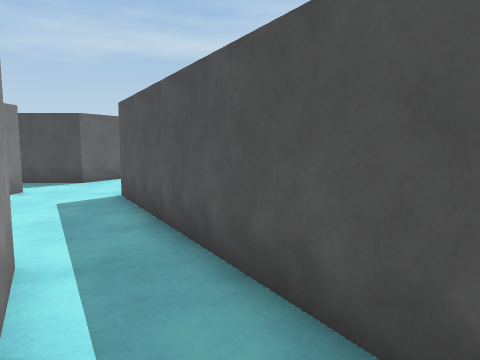
[1] (above)

24 first-person views from a walk through a Unity game level. The camera is 1.4 m above the floor, tilts 6° down and sees 70° across. The floor is counted in squares, 1 m on a side. Each view is taken from the middle of a square. On the plan, view 1 faces up. The plan holds only what a view shows up to about 15 squares ahead; the rest is blank. The place goes on beyond the plan. Some surface patterns are stand-ins.

[2]
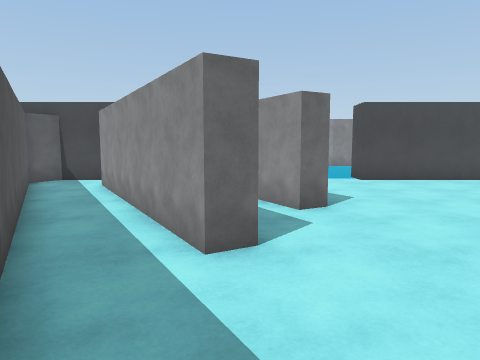

[3]
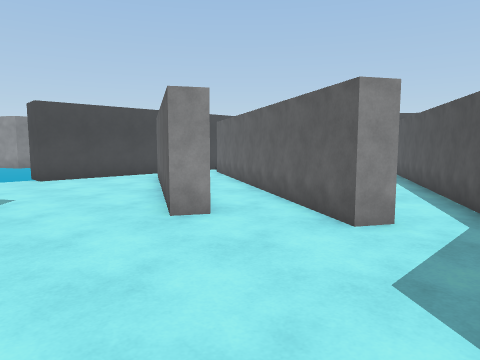

[4]
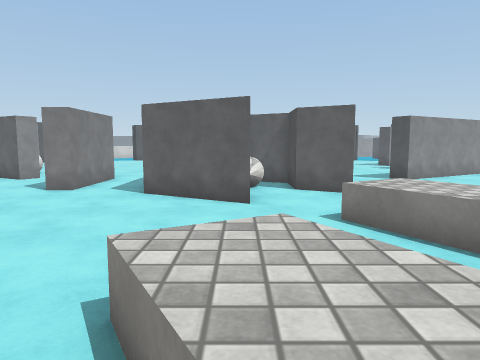

[5]
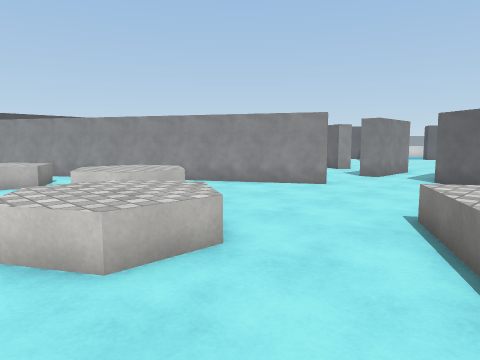

[6]
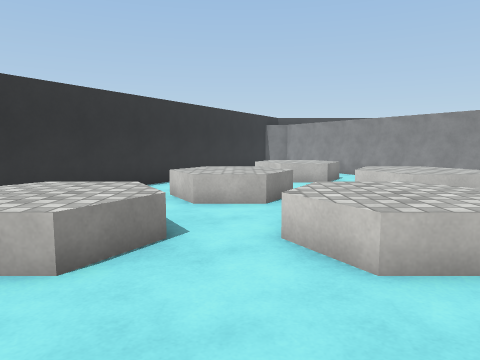

[7]
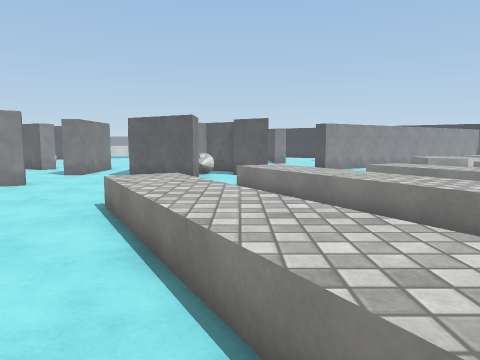

[8]
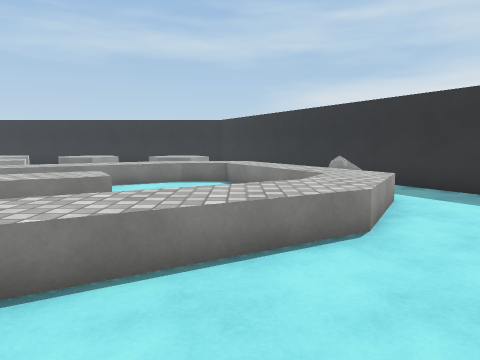

[9]
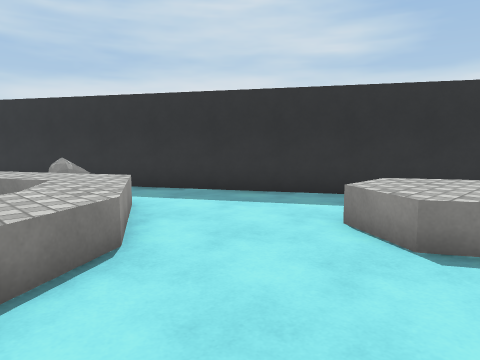

[10]
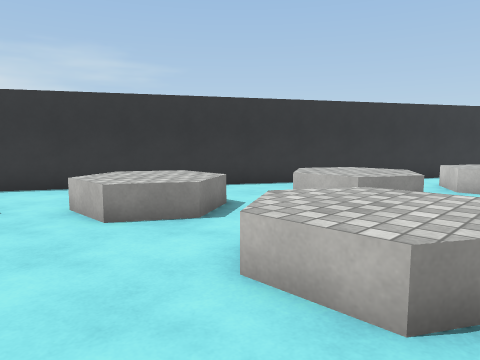

[11]
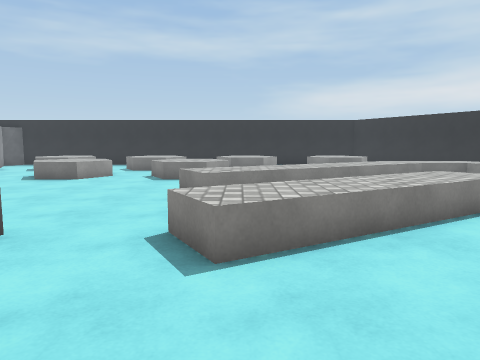

[12]
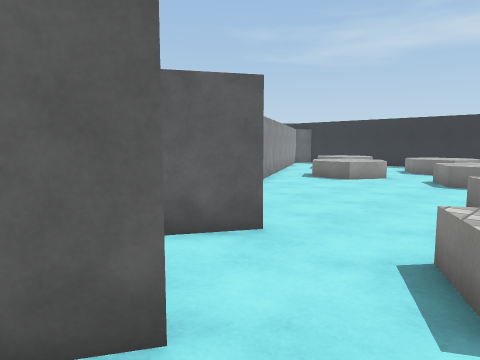

[13]
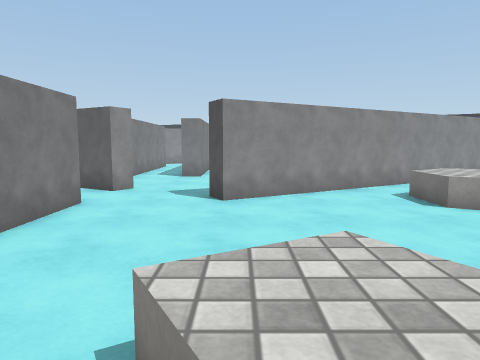

[14]
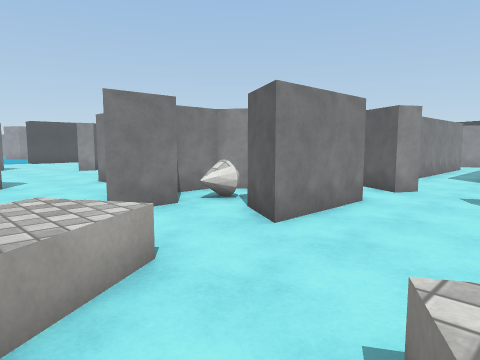

[15]
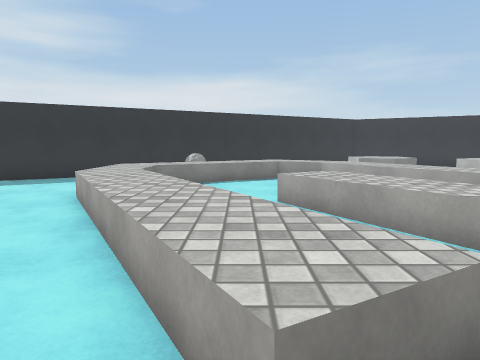

[16]
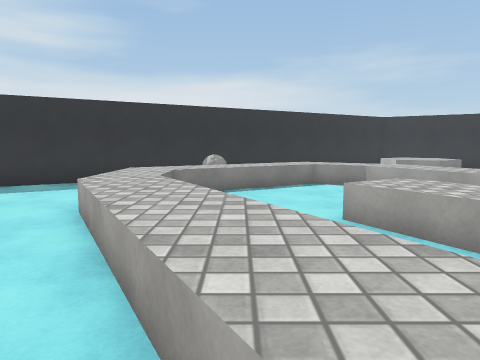

[17]
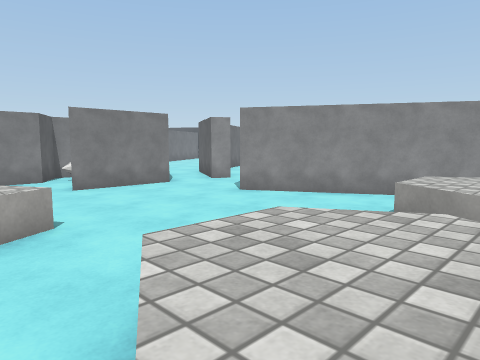

[18]
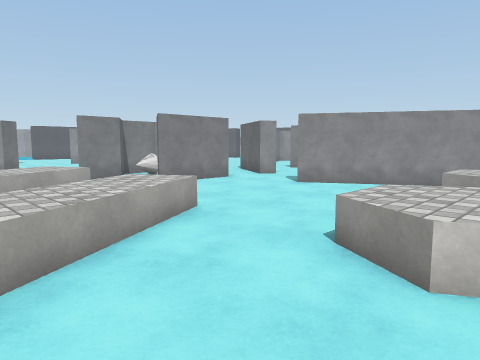

[19]
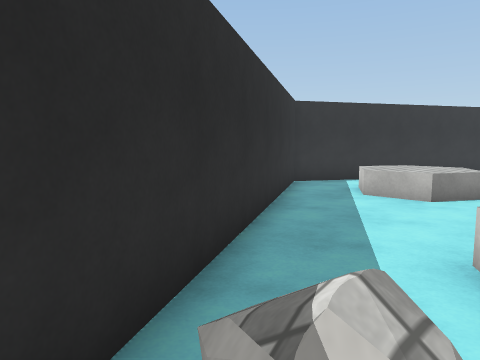

[20]
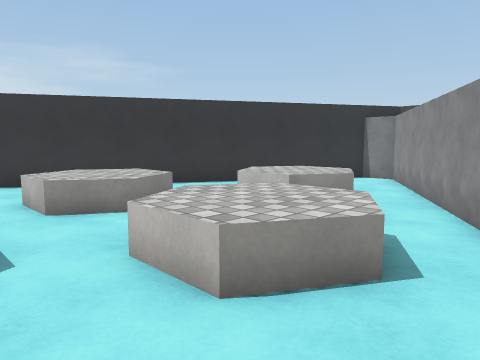

[21]
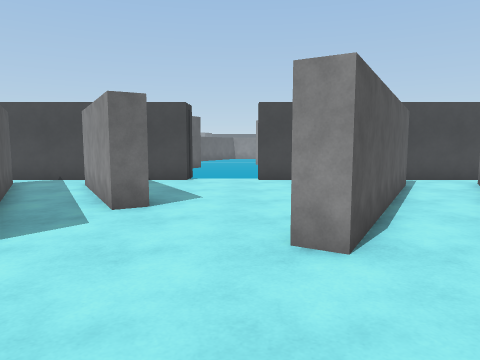

[22]
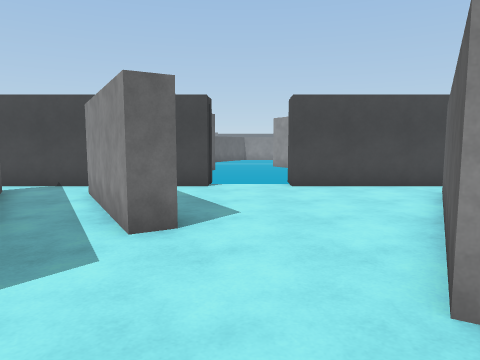

[23]
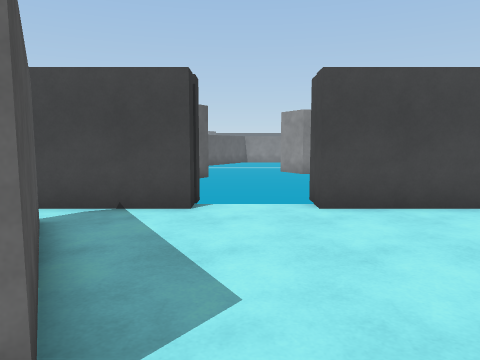

[24]
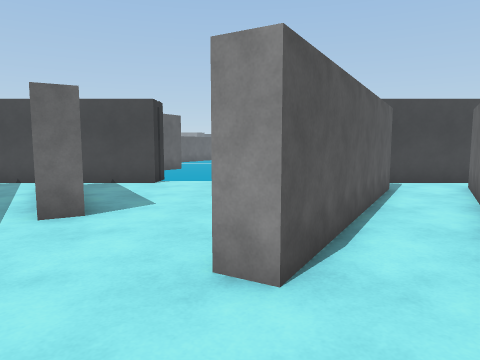

### Floor plan
Key: @ floor where view 1 was taken; # wall or solid block; . floor; = window, fence, low wall or low ledge; ^ raised ledge; O other object.
Columns run from 18 left of view 1 to 16 right of it. Each row starts with its distance up from view 1.
 29           ^..^^^.  . ....
 28      #.^^^^.^^^^..  .....    #
 27      #..^^^..^^^.....^^^^^   #
 26      ##.............^^^^^^^ . #
 25       #...........^^^^...^^ OO##
 24       ##........^^^^^.....^^  .##
 23        ##.....=^^^^.......^^^...#
 22         #......^^.  .^.....^^...##
 21    .............   ^^^^ ...^^=...#
 20   #...............^^^^.   ^^^....##
 19 ................^^^^.   .^^^......#
 18 ......#..####..^^^^.. .^^^^.......#
 17 ###   #. ###....^....^^^^^.....^^..
 16          # O.......^^^^^......^^^^.
 15          # O###....^^^........^^^^.
 14          #####.....=...........^^..
 13           ####....................#
 12           .............^^^..^^^...#
 11         ..............^^^^.^^^^  ##
 10         ####...........^^^..^^^  #
  9            #...##.............  #
  8      ##.........#...^^^...^^....#
  7    ###..........##..^^^=.^^^...##
  6  ###....#........#..^^^..^^^^.##
  5 ##...  ##........##.^^^ ..^^..#
  4 #.    ##..........##.   ..   ##
  3       #..##....##..#...^^^ ..#
  2      ##..#......#..##.^^^^..##
  1      #..##......##..#..^^^..#
  0     ##..#.....#..#@.##..  .##
 -1     #..##.....##.##..#..  ##
 -2    ##.##.......#..##.##.. #
 -3   ##..#........##..#..##.#
 -4   #...#.........#..#...###
 -5   ....................##
 -6   #########...#########
 -7           #...
 -8           ....
 -9           ....

Where each view was taken, in squares from view 1:
view 1: 0 up, 0 right, facing up
view 2: 8 up, 3 left, facing down
view 3: 9 up, 4 left, facing down-left
view 4: 15 up, 4 right, facing left
view 5: 16 up, 8 right, facing down-left
view 6: 16 up, 8 right, facing down
view 7: 17 up, 9 right, facing left
view 8: 13 up, 7 right, facing up
view 9: 14 up, 7 right, facing up-right
view 10: 15 up, 4 right, facing down-right
view 11: 13 up, 2 left, facing up
view 12: 14 up, 2 left, facing up-left
view 13: 22 up, 1 left, facing left
view 14: 22 up, 1 left, facing down-left
view 15: 23 up, 5 left, facing right
view 16: 24 up, 3 left, facing right
view 17: 29 up, 2 left, facing down-left
view 18: 29 up, 1 right, facing down-left
view 19: 26 up, 10 right, facing down-right
view 20: 10 up, 0 right, facing down-right
view 21: 8 up, 7 left, facing down
view 22: 6 up, 6 left, facing down
view 23: 2 up, 6 left, facing down
view 24: 7 up, 8 left, facing down
